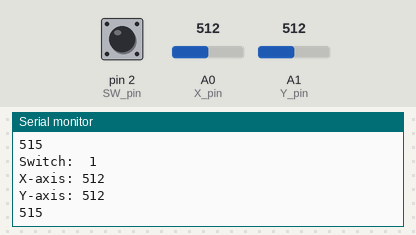
Bench run of a sketch on a simulated Arduino Uno, built with avr-gcc and run on an emulated ATmega328P. Shown: the last lines printed to the serial monitor. The inputs (shaded band) are chosen by the test bench; at power-on: A0 (X_pin) = 512, A1 (Y_pin) = 512, pin 2 (SW_pin) HIGH.

Above: at 1.3 s.
1.4 s: A0 (X_pin) set to 716
At 1.81 s:
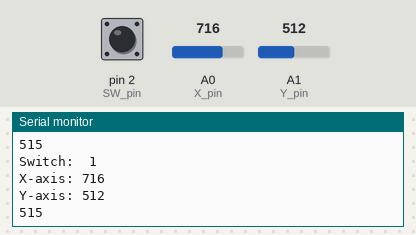
2.9 s: A1 (Y_pin) set to 716
At 3.31 s:
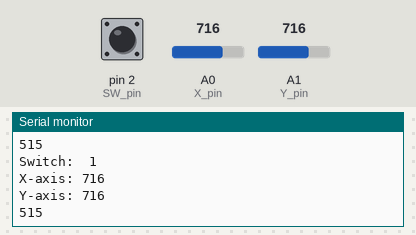
4.4 s: pin 2 (SW_pin) pulled LOW for 0.6 s
6.5 s: A0 (X_pin) set to 900
At 6.82 s:
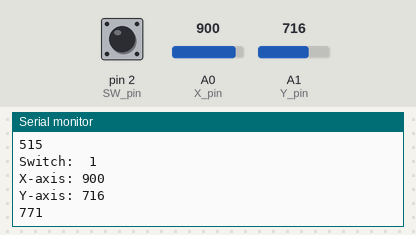
8.0 s: A1 (Y_pin) set to 900
At 8.33 s:
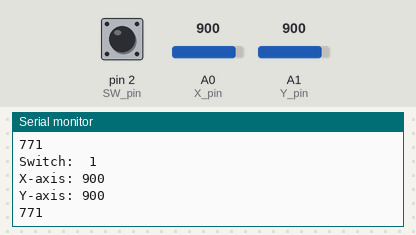
Timing chart, 0 to 10.5 s (numbered marks = the images above; inputs shaded):
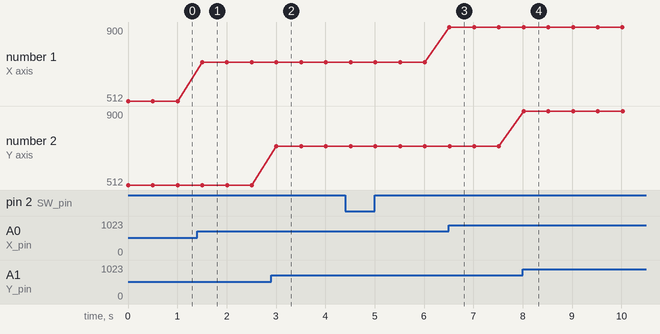

Measured:
- after the input at 1.4 s, the serial monitor: prints a new line after 0.10 s (image 1)
- after the input at 2.9 s, the serial monitor: prints a new line after 0.11 s (image 2)
- after the input at 6.5 s, the serial monitor: prints a new line at once (image 3)
- after the input at 8.0 s, the serial monitor: prints a new line at once (image 4)
- plotted number 1: 512 → 716 after the input at 1.4 s, 716 → 900 after the input at 6.5 s

The sketch:

joystick.ino
```cpp
// Arduino pin numbers
const int SW_pin = 2; // digital pin connected to switch output
const int X_pin = 0; // analog pin connected to X output
const int Y_pin = 1; // analog pin connected to Y output

void setup() {
  pinMode(SW_pin, INPUT);
  digitalWrite(SW_pin, HIGH);
  Serial.begin(115200);
}

void loop() {
  int xValue = analogRead(X_pin);
  int yValue = analogRead(Y_pin);

  Serial.print("Switch:  ");
  Serial.print(digitalRead(SW_pin));
  Serial.print("\n");
  Serial.print("X-axis: ");
  Serial.print(xValue);
  Serial.print("\n");
  Serial.print("Y-axis: ");
  Serial.println(yValue);
  Serial.print("\n\n");

  int pos = move(xValue, yValue);
  Serial.println(pos);
  delay(500);
}

int move(int xValue, int yValue) {
  if (xValue > 900) {
    return 2; //right
  }
  else if (xValue == 0) {
    return 4; //left
  }
  else if (yValue > 900) {
    return 3; //down
  }
  else if (yValue == 0) {
    return 1; //up
  }
}
```
